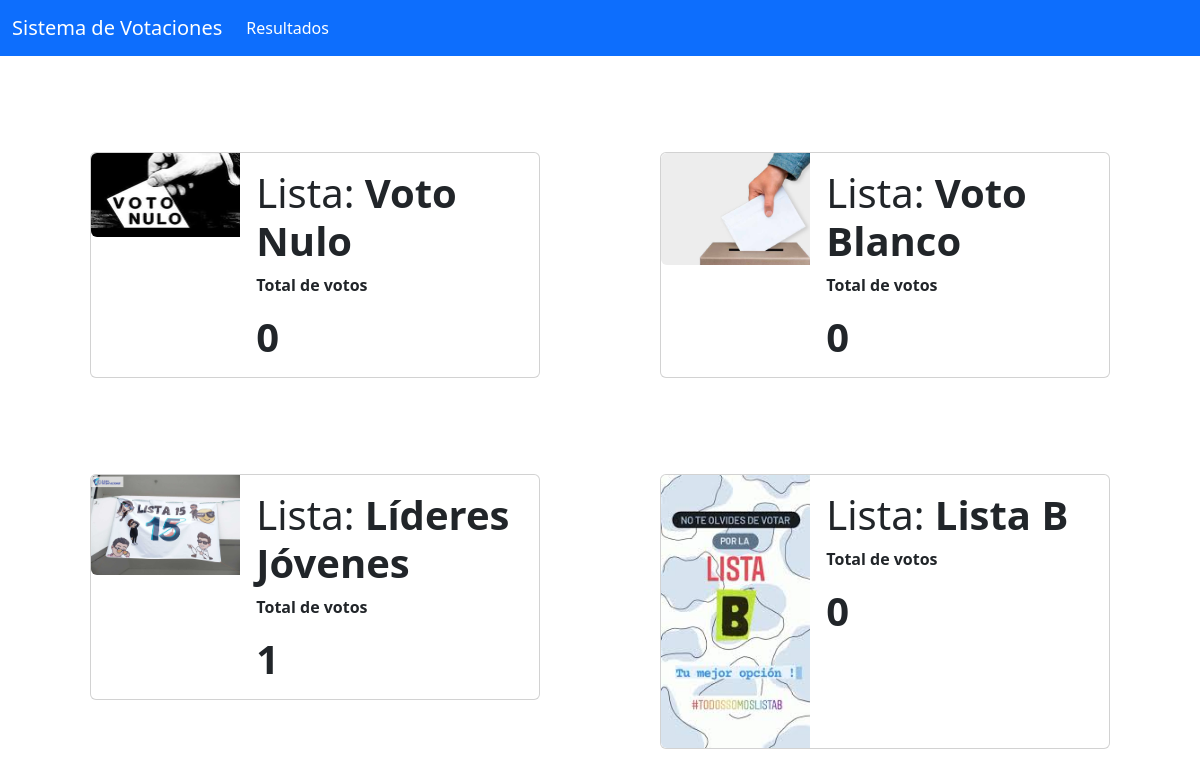
Page /resultados/ on the committed database.
### lista/models.py (models this page shows, shortened)
class Lista(models.Model):
    numero = models.CharField(max_length=5, unique=True)
    nombre = models.CharField(max_length=25, unique=True)
    propuesta = models.TextField(max_length=500, default='')
    foto = models.ImageField(upload_to='listas')

### resultado/views.py (the view)
# urls.py: path('resultados/', resultados, name = 'resultados' )
def resultados(request):
    listas = Lista.objects.all().annotate(num_votos=Count('voto'))
    context = {
        'listas': listas,
    }
    return render(request, 'resultado/resultado.html', context)

### templates/resultado/resultado.html (shortened to what this page needs)
{%extends 'base.html'%}
{%block content%}
    {%include 'sections/card_resultado.html'%}
{%endblock%}

### templates/sections/card_resultado.html
{% for lista in listas %}
{% if lista.nombre == 'Blanco' or lista.nombre == 'Nulo' %}
<div class="col-6">
  <div class="card m-5" style="max-width: 540px;">
      <div class="row g-0">
        <div class="col-md-4">
          {% if lista.foto %}
          <img src="{{ lista.foto.url }}" class="img-fluid rounded-start" width="200" height="auto" alt="Imagen de {{ lista.nombre }}">
          {% else %}
          <img src="" class="img-fluid rounded-start" alt="No hay imagen para esta lista">
          {% endif %}
        </div>
        <div class="col-md-8">
          <div class="card-body">
            <h1 class="card-title">Votos {{lista.nombre}}s</h1>
            <p class="card-text"><b>Total de votos</b></p>
            <h1 class="card-text">{{lista.num_votos}}</h1>
          </div>
        </div>
      </div>
    </div>
  </div>
{% else %}
<div class="col-6">
    <div class="card m-5" style="max-width: 540px;">
        <div class="row g-0">
          <div class="col-md-4">
            {% if lista.foto %}
            <img src="{{ lista.foto.url }}" class="img-fluid rounded-start" width="200" height="auto" alt="Imagen de {{ lista.nombre }}">
            {% else %}
            <img src="" class="img-fluid rounded-start" alt="No hay imagen para esta lista">
            {% endif %}
          </div>
          <div class="col-md-8">
            <div class="card-body">
              <h1 class="card-title">Lista: <b>{{lista.nombre}}</b></h1>
              <p class="card-text"><b>Total de votos</b></p>
              <h1 class="card-text"><b>{{lista.num_votos}}</b></h1>
            </div>
          </div>
        </div>
      </div>
    </div>
  {% endif %}
  {% endfor %}

### rows in the picture
Lista: foto (picture), nombre "Voto Nulo", num_votos "0"
Lista: foto (picture), nombre "Voto Blanco", num_votos "0"
Lista: foto (picture), nombre "Líderes Jóvenes", num_votos "1"
Lista: foto (picture), nombre "Lista B", num_votos "0"
